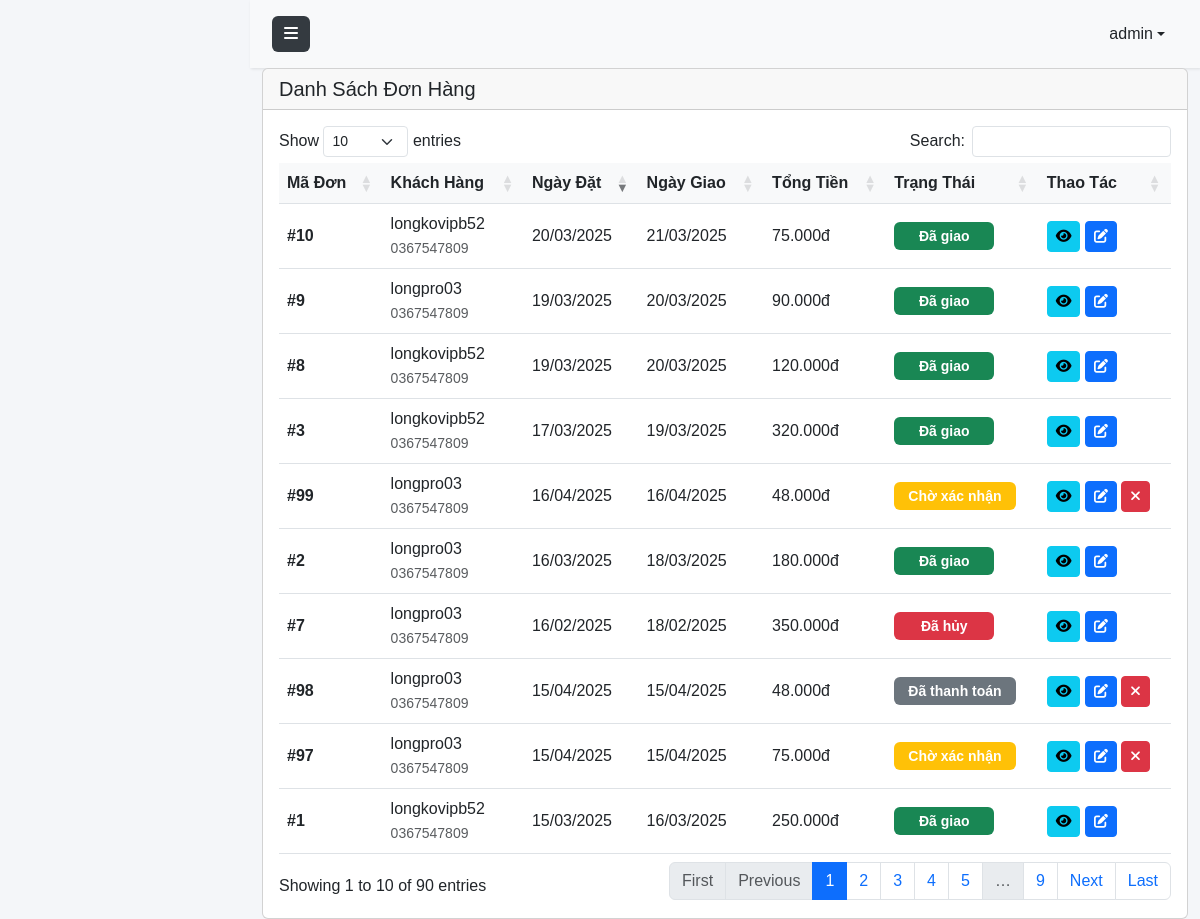
Page /admin/orders.php (signed in) on the committed database.
### tables this page shows
CREATE TABLE `account` (
  `account_id` int(11) NOT NULL,
  `username` varchar(50) NOT NULL,
  `password` text NOT NULL,
  `email` varchar(50) NOT NULL,
  `phone` varchar(50) NOT NULL,
  `id_role` int(11) NOT NULL,
  `address` varchar(200) DEFAULT NULL,
  `status` int(11) DEFAULT NULL,
  `login_attempts` int(11) DEFAULT 0,
  `locked_until` datetime DEFAULT NULL,
  `profile_image` varchar(255) DEFAULT NULL,
  `reputation_points` int(11) DEFAULT 100
);

CREATE TABLE `bill` (
  `bill_id` int(11) NOT NULL,
  `ngaydat` date NOT NULL,
  `ngaygiao` date NOT NULL,
  `id_account` int(11) NOT NULL,
  `status` varchar(50) DEFAULT NULL,
  `address` varchar(250) DEFAULT NULL,
  `total_amount` decimal(10,2) DEFAULT 0.00,
  `payment_method` varchar(50) DEFAULT 'COD',
  `created_at` datetime DEFAULT current_timestamp(),
  `phone` varchar(50) NOT NULL,
  `name` varchar(50) DEFAULT NULL
);

### admin/orders.php (the view, shortened to what this page needs)
<?php
$database = new Database();
$conn = $database->getConnection();
try {
    $stmt = $conn->query("
        SELECT b.*, a.username, a.phone, a.email
        FROM bill b
        JOIN account a ON b.id_account = a.account_id
        ORDER BY b.created_at DESC
    ");
    $orders = $stmt->fetchAll(PDO::FETCH_ASSOC);
} catch(PDOException $e) {
    $_SESSION['toast'] = [
        'message' => 'Lỗi khi lấy dữ liệu: ' . $e->getMessage(),
        'type' => 'error'
    ];
    $orders = [];
}
?>
<!DOCTYPE html>
<html lang="vi">
<head>
    <link href="https://cdn.jsdelivr.net/npm/bootstrap@5.3.0/dist/css/bootstrap.min.css" rel="stylesheet">
    <link rel="stylesheet" href="https://cdnjs.cloudflare.com/ajax/libs/font-awesome/6.4.0/css/all.min.css">
    <link rel="stylesheet" href="https://cdn.datatables.net/1.13.7/css/dataTables.bootstrap5.min.css">
    <link rel="stylesheet" href="https://cdn.jsdelivr.net/npm/sweetalert2@11/dist/sweetalert2.min.css">
    <link rel="stylesheet" href="../assets/css/admin.css">
</head>
<body>
    <div class="wrapper">
        <div id="content">
            <?php include 'includes/navbar.php'; ?>
            <div class="container-fluid">
                <div class="card">
                    <div class="card-header d-flex justify-content-between align-items-center">
                        <h5 class="card-title mb-0">Danh Sách Đơn Hàng</h5>
                    </div>
                    <div class="card-body">
                        <div class="table-responsive">
                            <table class="table table-hover" id="ordersTable">
                                <thead>
                                    <tr>
                                        <th>Mã Đơn</th>
                                        <th>Khách Hàng</th>
                                        <th>Ngày Đặt</th>
                                        <th>Ngày Giao</th>
                                        <th>Tổng Tiền</th>
                                        <th>Trạng Thái</th>
                                        <th>Thao Tác</th>
                                    </tr>
                                </thead>
                                <tbody>
                                    <?php foreach ($orders as $order): ?>
                                    <tr>
                                        <td class="order-id">#<?php echo $order['bill_id']; ?></td>
                                        <td>
                                            <div><?php echo htmlspecialchars($order['username']); ?></div>
                                            <small class="text-muted"><?php echo htmlspecialchars($order['phone']); ?></small>
                                        </td>
                                        <td><?php echo date('d/m/Y', strtotime($order['ngaydat'])); ?></td>
                                        <td><?php echo date('d/m/Y', strtotime($order['ngaygiao'])); ?></td>
                                        <td><?php echo number_format($order['total_amount'], 0, ',', '.'); ?>đ</td>
                                        <td>
                                            <?php
                                            $statusClass = match($order['status']) {
                                                'Chờ xác nhận' => 'bg-warning',
                                                'Đã xác nhận' => 'bg-info',
                                                'Đang giao' => 'bg-primary',
                                                'Đã giao' => 'bg-success',
                                                'Đã hủy' => 'bg-danger',
                                                default => 'bg-secondary'
                                            };
                                            ?>
                                            <span class="badge <?php echo $statusClass; ?> status-badge">
                                                <?php echo htmlspecialchars($order['status']); ?>
                                            </span>
                                        </td>
                                        <td>
                                            <button class="btn btn-sm btn-info" onclick="viewOrder(<?php echo $order['bill_id']; ?>)">
                                                <i class="fas fa-eye"></i>
                                            </button>
                                            <button class="btn btn-sm btn-primary" onclick="updateStatus(<?php echo $order['bill_id']; ?>, '<?php echo $order['status']; ?>')">
                                                <i class="fas fa-edit"></i>
                                            </button>
                                            <?php if ($order['status'] !== 'Đã giao' && $order['status'] !== 'Đã hủy'): ?>
                                            <button class="btn btn-sm btn-danger" onclick="cancelOrder(<?php echo $order['bill_id']; ?>)">
                                                <i class="fas fa-times"></i>
                                            </button>
                                            <?php endif; ?>
                                        </td>
                                    </tr>
                                    <?php endforeach; ?>
                                </tbody>
                            </table>
                        </div>
                    </div>
                </div>
            </div>
        </div>
    </div>
</body>
</html>

### admin/includes/navbar.php (shortened to what this page needs)
<?php
$stmt = $conn->prepare("SELECT * FROM Account WHERE account_id = ?");
$stmt->execute([$_SESSION['user_id']]);
$admin = $stmt->fetch(PDO::FETCH_ASSOC);
?>
<nav class="navbar navbar-expand-lg navbar-light bg-light">
    <div class="container-fluid">
        <button type="button" id="sidebarCollapse" class="btn btn-primary">
            <i class="fas fa-bars"></i>
        </button>
        <div class="d-flex align-items-center">
            <div class="dropdown">
                <button class="btn dropdown-toggle d-flex align-items-center" type="button" id="dropdownMenuButton"
                        data-bs-toggle="dropdown" aria-expanded="false">
                    <span><?php echo htmlspecialchars($admin['username']); ?></span>
                </button>
            </div>
        </div>
    </div>
</nav>

### assets/css/admin.css (style rules this page uses)
:root { --primary-color: #E3B448; --sidebar-width: 250px; --header-height: 60px; --sidebar-bg: #2c3e50; --content-bg: #f4f6f9; }
body { font-family: 'Poppins', sans-serif; background: var(--content-bg); }
.wrapper { display: flex; width: 100%; align-items: stretch; }
#content { width: 100%; min-height: 100vh; transition: all 0.3s; margin-left: 250px; }
.navbar { padding: 15px 10px; background: #fff; border: none; border-radius: 0; box-shadow: 1px 1px 3px rgba(0, 0, 0, 0.1); }
#sidebarCollapse { background: #343a40; border: none; }
.table { margin: 0; }
.table th { font-weight: 600; background-color: #f8f9fa; }
.table td { vertical-align: middle; }
.status-badge { padding: 0.5em 1em; font-size: 0.875rem; }

### admin/orders.php (style rules this page uses)
.status-badge { min-width: 100px; text-align: center; }
.order-id { font-weight: bold; color: #0d6efd; }

### rows in the picture
account: username "admin"
bill: bill_id "99", id_account.username "longpro03", id_account.phone "0367547809", ngaydat "16/04/2025", ngaygiao "16/04/2025", total_amount "48.000", status "Chờ xác nhận"
bill: bill_id "98", id_account.username "longpro03", id_account.phone "0367547809", ngaydat "15/04/2025", ngaygiao "15/04/2025", total_amount "48.000", status "Đã thanh toán"
bill: bill_id "97", id_account.username "longpro03", id_account.phone "0367547809", ngaydat "15/04/2025", ngaygiao "15/04/2025", total_amount "75.000", status "Chờ xác nhận"
bill: bill_id "10", id_account.username "longkovipb52", id_account.phone "0367547809", ngaydat "20/03/2025", ngaygiao "21/03/2025", total_amount "75.000", status "Đã giao"
bill: bill_id "9", id_account.username "longpro03", id_account.phone "0367547809", ngaydat "19/03/2025", ngaygiao "20/03/2025", total_amount "90.000", status "Đã giao"
bill: bill_id "8", id_account.username "longkovipb52", id_account.phone "0367547809", ngaydat "19/03/2025", ngaygiao "20/03/2025", total_amount "120.000", status "Đã giao"
bill: bill_id "7", id_account.username "longpro03", id_account.phone "0367547809", ngaydat "16/02/2025", ngaygiao "18/02/2025", total_amount "350.000", status "Đã hủy"
bill: bill_id "2", id_account.username "longpro03", id_account.phone "0367547809", ngaydat "16/03/2025", ngaygiao "18/03/2025", total_amount "180.000", status "Đã giao"
bill: bill_id "1", id_account.username "longkovipb52", id_account.phone "0367547809", ngaydat "15/03/2025", ngaygiao "16/03/2025", total_amount "250.000", status "Đã giao"
bill: bill_id "3", id_account.username "longkovipb52", id_account.phone "0367547809", ngaydat "17/03/2025", ngaygiao "19/03/2025", total_amount "320.000", status "Đã giao"
